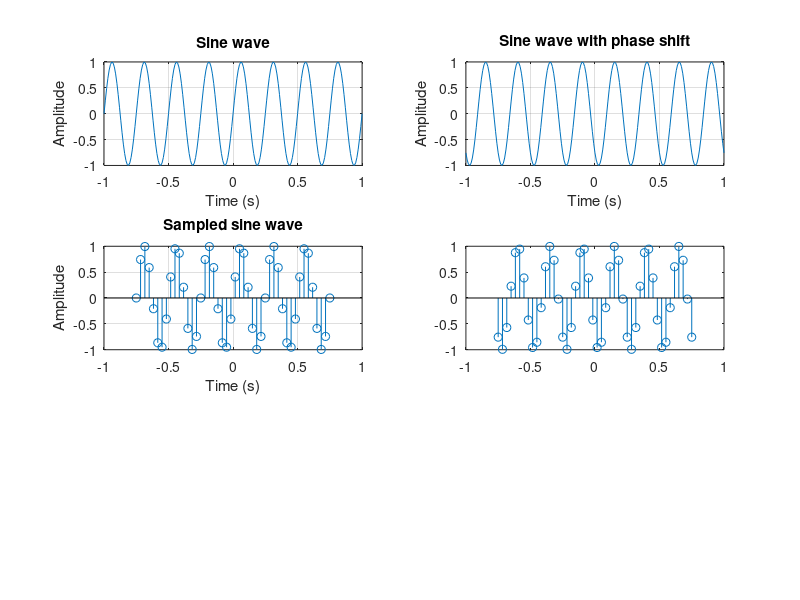

Write the MATLAB code that produced this figure. (Note: this script raises an error after producing the figure.)
clear all
close all
clc;

freq = 4; %Frequency of the sine signal in Hz
T = 1/freq;
phaseShift = 4; %phase shift of the sine wave in radians
amplitude = 1; %amplitude of the sine wave

t = -1:0.01:1; %time vector starting from -1 to 1 with increment of 0.01
% t = -(3*T):T/100:3*T;

y = amplitude*sin(2*pi*freq*t); %The equation of signal
y1 = amplitude*sin((2*pi*freq*t) + phaseShift); %The equation of signal

samplingFreq = 30; %sampling frequency in Hz >2f
% t_sampling = -1:1/samplingFreq:1;
t_sampling = -(3*T):1/samplingFreq:3*T;
y_sampling = amplitude*sin(2*pi*freq*t_sampling)
y_sampling1 = amplitude*sin((2*pi*freq*t_sampling) + phaseShift)

figure;
subplot(3,2,1);
%Plotting the sinewave
plot(t,y);
xlabel("Time (s)");
ylabel("Amplitude");
title("Sine wave");
grid on

%Plotting the sinewave with phase delay
subplot(3,2,2);
plot(t,y1);
xlabel("Time (s)");
ylabel("Amplitude");
title("Sine wave with phase shift");
grid on

%Plotting the sampled sinewave
subplot(3,2,3);
stem(t_sampling,y_sampling);
xlabel("Time (s)");
ylabel("Amplitude");
title("Sampled sine wave");
grid on

%Plotting the sampled sinewave with phase delay
subplot(3,2,4)
stem(t_sampling, y_sampling1 );

% b) Making rectangular signal

t1 = -3:0.01:4;   % time range
x = 3*rectangularPulse(-1, 2, t1);
% x = 3*(t >= -1 & t <= 2);   % rectangular signal

subplot(3,2,5)
plot(t1, x, 'LineWidth', 2);
xlabel('Time (t)');
ylabel('Amplitude');
title('Rectangular Signal x(t)');
ylim([-0.5 3.5]);  
grid on
